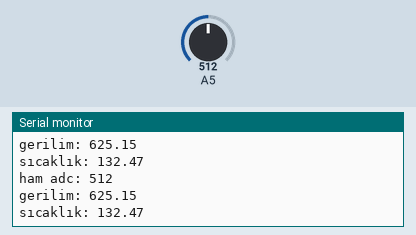
Simulated run of this sketch. Board: Arduino Uno, built with avr-gcc and run on an emulated ATmega328P. Parts: the last lines printed to the serial monitor. The test bench sets the inputs (shaded band); at power-on: A5 = 512.

Above: at 1.3 s.
1.4 s: A5 set to 716
At 1.83 s:
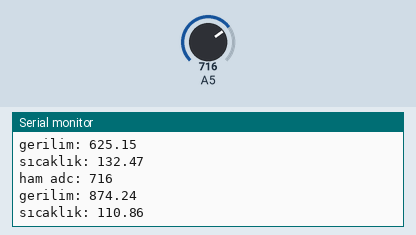
2.9 s: A5 set to 900
At 3.33 s:
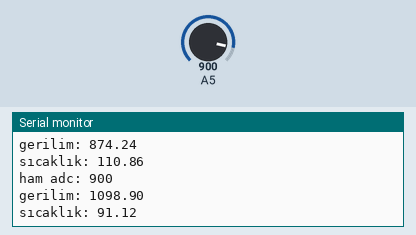
Timing chart, 0 to 5.9 s (numbered marks = the images above; inputs shaded):
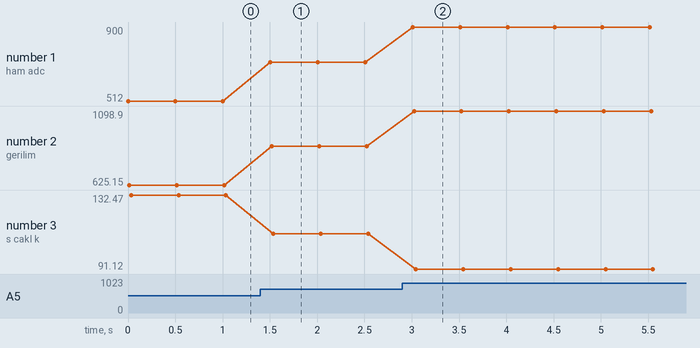

The sketch:

lmt86.ino
```cpp
int raw_adc;
float voltage;
float temp;

const float adc_max_mV  = 5000.0f;
const float adc_max_val = 4095.0f;

void setup() {
  // put your setup code here, to run once:
  Serial.begin(9600);
}

void loop() {
  // put your main code here, to run repeatedly:
  raw_adc = analogRead(A5);
  voltage = (adc_max_mV / adc_max_val) * raw_adc;
  temp = ((10.888 - sqrt( sq(-10.888) + 4 * 0.00347 * (1777.3 - voltage) )) / (2 * (-0.00347))) + 30;

  Serial.print("ham adc: "); Serial.println(raw_adc);
  Serial.print("gerilim: "); Serial.println(voltage);
  Serial.print("sıcaklık: "); Serial.println(temp);
  Serial.println();

  delay(500);
}
```

Measured:
- after the input at 1.4 s, the serial monitor: prints a new line after 0.11 s (image 1)
- after the input at 2.9 s, the serial monitor: prints a new line after 0.11 s (image 2)
- plotted number 1: 512 → 716 after the input at 1.4 s, 716 → 900 after the input at 2.9 s
- plotted number 2: 625.15 → 874.24 after the input at 1.4 s, 874.24 → 1098.9 after the input at 2.9 s
- plotted number 3: 132.47 → 110.86 after the input at 1.4 s, 110.86 → 91.12 after the input at 2.9 s
